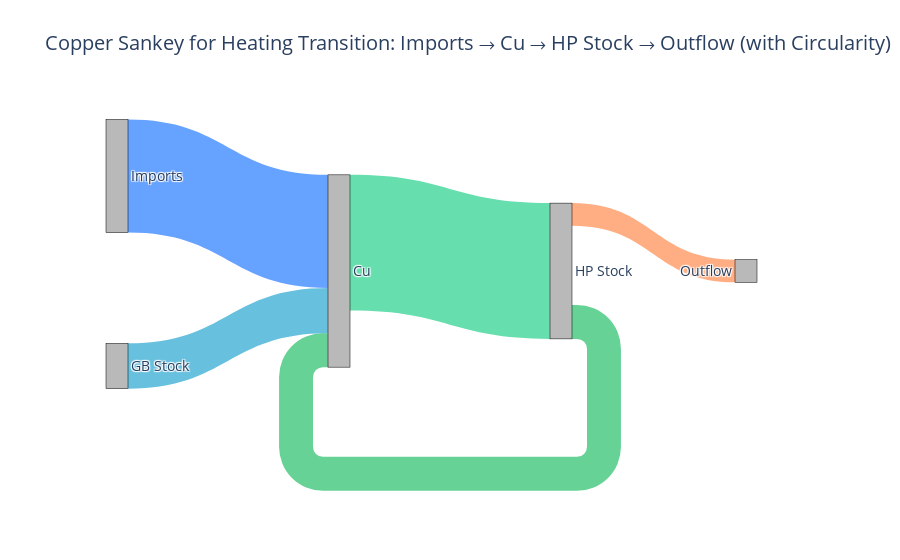

Write notebook code for a chart like this one.
### Code cell
import plotly.graph_objects as go


labels = [
    "Imports",       # 0
    "GB Stock",      # 1
    "Cu",            # 2
    "HP Stock",      # 3
    "Outflow"        # 4
]

# Example flows 
flow_imports_to_cu = 50
flow_gb_to_cu = 20
flow_cu_to_hp = 60
flow_hp_to_cu = 15      # circular recovered flow
flow_hp_to_outflow = 10 # unrecoverable flow

sources = [
    0,  # Imports -> Cu
    1,  # GB Stock -> Cu
    2,  # Cu -> HP Stock
    3,  # HP Stock -> Cu (circular flow)
    3   # HP Stock -> Outflow
]

targets = [
    2,  # Cu
    2,  # Cu
    3,  # HP Stock
    2,  # Cu (circularity)
    4   # Outflow
]

values = [
    flow_imports_to_cu,
    flow_gb_to_cu,
    flow_cu_to_hp,
    flow_hp_to_cu,
    flow_hp_to_outflow
]

colors = [
    "rgba(0,100,255,0.6)",   # Imports -> Cu
    "rgba(0,150,200,0.6)",   # GB -> Cu
    "rgba(0,200,120,0.6)",   # Cu -> HP
    "rgba(0,180,80,0.6)",    # HP -> Cu (recycled)
    "rgba(255,120,50,0.6)"   # HP -> Outflow
]

# -------------------------------------------------
# Fixed positions for 4 layers 
node_x = [0.05, 0.05, 0.35, 0.65, 0.90]
node_y = [0.2, 0.7, 0.45, 0.45, 0.45]

fig = go.Figure(data=[go.Sankey(
    arrangement="fixed",
    node=dict(
        pad=20,
        thickness=22,
        line=dict(color="black", width=0.5),
        label=labels,
        x=node_x,
        y=node_y,
        color="rgba(80,80,80,0.4)"
    ),
    link=dict(
        source=sources,
        target=targets,
        value=values,
        color=colors
    )
)])

fig.update_layout(
    title_text="Copper Sankey for Heating Transition: Imports → Cu → HP Stock → Outflow (with Circularity)",
    font_size=14
)

fig.show()

### Figure 1 — Plotly figure (JSON) as saved in the notebook; plotly's stock layout.template omitted (floating-point values rounded to 4 significant figures)
{"data": [{"arrangement": "fixed", "link": {"color": ["rgba(0,100,255,0.6)", "rgba(0,150,200,0.6)", "rgba(0,200,120,0.6)", "rgba(0,180,80,0.6)", "rgba(255,120,50,0.6)"], "source": [0, 1, 2, 3, 3], "target": [2, 2, 3, 2, 4], "value": [50, 20, 60, 15, 10]}, "node": {"color": "rgba(80,80,80,0.4)", "label": ["Imports", "GB Stock", "Cu", "HP Stock", "Outflow"], "line": {"color": "black", "width": 0.5}, "pad": 20, "thickness": 22, "x": [0.05, 0.05, 0.35, 0.65, 0.9], "y": [0.2, 0.7, 0.45, 0.45, 0.45]}, "type": "sankey"}], "layout": {"font": {"size": 14}, "title": {"text": "Copper Sankey for Heating Transition: Imports → Cu → HP Stock → Outflow (with Circularity)"}}}
